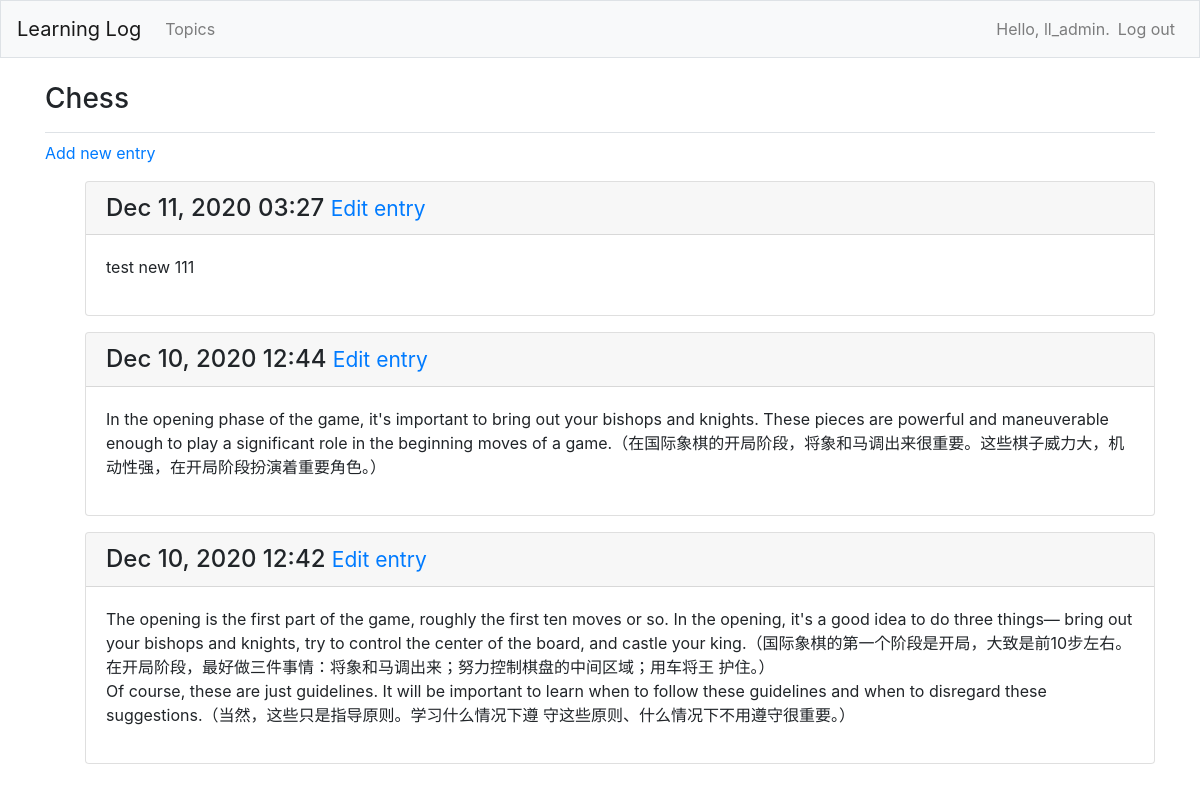
Screenshot of /topic/1/ (signed in) with the database file from the repository.
### learning_logs/models.py (models this page shows, shortened)
class Topic(models.Model):
  text = models.CharField(max_length=200)
  date_added = models.DateTimeField(auto_now_add=True)
  owner = models.ForeignKey(User, on_delete=models.CASCADE)
  def __str__(self):
    return self.text

class Entry(models.Model):
  topic = models.ForeignKey(Topic, on_delete=models.CASCADE)
  text = models.TextField()
  date_added = models.DateTimeField(auto_now_add=True)
  class Meta:
    verbose_name_plural = 'entries'

### learning_logs/views.py (the view)
# urls.py: path('topic/<int:topic_id>/', views.topic, name='topic'),
@login_required
def topic(request, topic_id):
  topic_item = Topic.objects.get(id=topic_id)
  if topic_item.owner != request.user:
    raise Http404
  entries = topic_item.entry_set.order_by('-date_added')
  context = {'topic': topic_item, 'entries': entries}
  return render(request, 'learning_logs/topic.html', context)

### learning_logs/templates/learning_logs/topic.html
{% extends 'learning_logs/base.html' %}
{% block page_header %}
  <h3>{{ topic }}</h3>
{% endblock page_header %}
{% block content %}
  <p>
    <a href="{% url 'learning_logs:new_entry' topic.id %}">Add new entry</a>
  </p>
  <ul>
    {% for entry in entries %}
      <div class="card mb-3">
        <h4 class="card-header">
          {{ entry.date_added | date:'M d, Y H:i' }}
          <small>
            <a href="{% url 'learning_logs:edit_entry' entry.id %}">Edit entry</a>
          </small>
        </h4>
        <div class="card-body">
          {{ entry.text | linebreaks }}
        </div>
      </div>
    {% empty %}
      <p>There are no entries for this topic yet.</p>
    {% endfor %}
  </ul>
{% endblock content %}

### learning_logs/templates/learning_logs/base.html (shortened to what this page needs)
{% load bootstrap4 %}
<!doctype html>
<html lang="en">
  <head>
    {% bootstrap_css %}
  </head>
  <body>
    <nav class="navbar navbar-expand-md navbar-light bg-light mb-4 border">
      <a class="navbar-brand" href="{% url 'learning_logs:index' %}">
        Learning Log
      </a>
      <div class="collapse navbar-collapse" id="navbarCollapse">
        <ul class="navbar-nav mr-auto">
          <li class="nav-item">
            <a class="nav-link" href="{% url 'learning_logs:topics' %}">
              Topics
            </a>
          </li>
        </ul>
        <ul class="navbar-nav ml-auto">
          {% if user.is_authenticated %}
            <li class="nav-item">
              <span class="navbar-text">Hello, {{ user.username }}.</span>
            </li>
            <li class="nav-item">
              <a class="nav-link" href="{% url 'users:logout' %}">Log out</a>
            </li>
          {% else %}
            <li class="nav-item">
              <a class="nav-link" href="{% url 'users:register' %}">Register</a>
            </li>
            <li class="nav-item">
              <a class="nav-link" href="{% url 'users:login' %}">Log in</a></li>
          {% endif %}
        </ul>
      </div>
    </nav>
    <main class="container" role="main">
      <div class="pb-2 mb-2 border-bottom">
        {% block page_header %}
        {% endblock page_header %}
      </div>
      <div>
        {% block content %}
        {% endblock content %}
      </div>
    </main>
  </body>
</html>

### rows the page displays
Topic: text "Chess"
Entry: date_added "Dec 11, 2020 03:27", text "test new 111"
Entry: date_added "Dec 10, 2020 12:44", text "In the opening phase of the game, it's important to bring out your bishops and knights. These pieces are powerful and maneuverable enough to play a significant role in the beginning moves of a game.（在国际象棋的开局阶段，将象和马调出来很重要。这些棋子威力大，机动性强，在开局阶段扮演着重要角色。）"
Entry: date_added "Dec 10, 2020 12:42", text "The opening is the first part of the game, roughly the first ten moves or so. In the opening, it's a good idea to do three things— bring out your bishops and knights, try to control the center of the board, and castle your king.（国际象棋的第一个阶段是开局，大致是前10步左右。在开局阶段，最好做三件事情：将象和马调出来；努力控制棋盘的中间区域；用车将王 护住。） Of course, these are just guidelines. It will be important to learn when to follow these guidelines and when to disregard these suggestions.（当然，这些只是指导原则。学习什么情况下遵 守这些原则、什么情况下不用遵守很重要。）"

### other values shown
{{ user.username }} "ll_admin"
